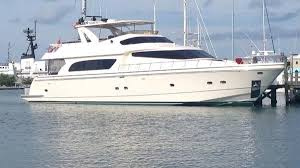
//> input picture gpu samples/index.jpeg, 300 x 168 px, given in place of the camera
$ ./basicVid   (built with g++ and OpenCV 4)
//> lines starting //> are read from the running program, lines starting //| are printed output that depends on the picture
#include <opencv2/opencv.hpp>
#include <memory>
#include <stdexcept>
#include <string>
#include <array>
#include <iostream>
using namespace cv;
using namespace std;
string exec(const char* cmd);
int main()
{
VideoCapture cap(0);
    if(!cap.isOpened())  // check if we succeeded
        return -1;
    Mat edges;
    VideoWriter orig("original.avi", CV_FOURCC('D', 'I', 'V', 'X'), 10, Size(640, 480), true);
    VideoWriter edge("canny.avi", CV_FOURCC('D', 'I', 'V', 'X'), 10, Size(640, 480), true);
    namedWindow("edges",1);
    for(;;)
    {
        Mat frame;
        cap.read(frame); // get a new frame from camera
//> frame is the input picture: 168 rows x 300 cols, CV_8UC3; mean B, G, R 178.4, 170.9, 164.1
        imshow("original", frame);
        cvtColor(frame, edges, COLOR_BGR2GRAY);
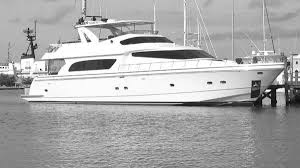
//> edges: 168 rows x 300 cols, CV_8UC1; min 0, max 255, mean 169.7
        GaussianBlur(edges, edges, Size(7,7), 1.5, 1.5);
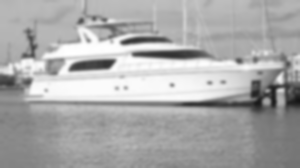
//> edges: 168 rows x 300 cols, CV_8UC1; min 20, max 255, mean 169.7
        Canny(edges, edges, 0, 30, 3);
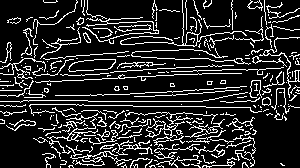
//> edges: 168 rows x 300 cols, CV_8UC1; 16.4% white in thin lines or dots
        string date = exec("date");
        cout << date << endl;
        imshow("edges", edges);
        orig.write(frame);
        edge.write(edges);
        if(waitKey(30) >= 0) break;
    }
return 0;
}


string exec(const char* cmd) {
    std::array<char, 128> buffer;
    std::string result;
    std::shared_ptr<FILE> pipe(popen(cmd, "r"), pclose);
    if (!pipe) throw std::runtime_error("popen() failed!");
    while (!feof(pipe.get())) {
//> (the run ends here: the program needs code that is not available in this run, at `if (fgets(buffer.data(), 128, pipe.get()) != std::nullptr)`)
